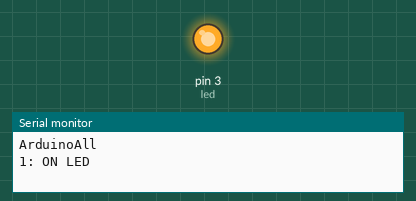
Bench run of a sketch on a simulated Arduino Uno, built with avr-gcc and run on an emulated ATmega328P. On the bench: output pins drawn as LEDs (lit = HIGH), the last lines printed to the serial monitor.

Above: at 1.0 s.
At 3.0 s:
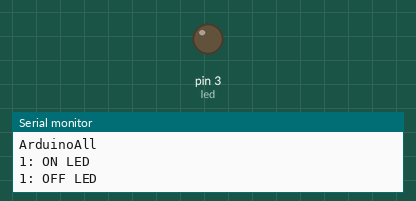
Timing chart, 0 to 5.2 s (numbered marks = the images above):
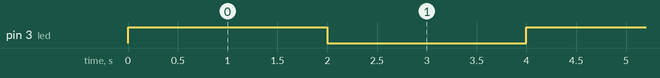

The sketch:

_5_Serial_Monitor.ino
```cpp
//  https://www.arduinoall.com/article/205/5-arduino-สอนใช้งาน-arduino-แสดงผลออกหน้าจอคอมพิวเตอร์ทาง-serial-monitor
//Example By ArduinoAll
int led = 3; // กำหนดขาใช้งาน
int val = 1;
void setup()
{
  pinMode(led, OUTPUT); // กำหนดขา 3 เป็นโหมด OUTPUT
  Serial.begin(9600); // ตั้งความเร็วสื่อสารที่ 9600 และสั่งให้เริ่มทำงาน
  Serial.println("ArduinoAll");
}
void loop()
{
  digitalWrite(led, 1); // เปิดไฟที่ขา led
  Serial.print(val); //แสดงค่าจากตัวแปร val ออกหน้าจอ
  Serial.print(": ON "); //แสดงคำว่า "ON " ออกหน้าจอ
  Serial.println("LED"); // แสดงคำว่า LED ออกหน้าจอแล้วขึ้นบรรทัดใหม่
  delay(2000); // หน่วงเวลา 2 วินาที
  digitalWrite(led, LOW); // ปิดไฟที่ขา led
  Serial.print(val); //แสดงค่าจากตัวแปร val ออกหน้าจอ
  Serial.print(": OFF "); // Arduino ส่งคำว่า "OFF "
  Serial.println("LED"); // Arduino ส่งคำว่า "LED"
  delay(2000); //หน่วงเวลา 2000 มิลลิวินาที
}
```

Measured:
- by itself, pin 3 (led): alternates HIGH for 2.0 s and LOW for 2.0 s
